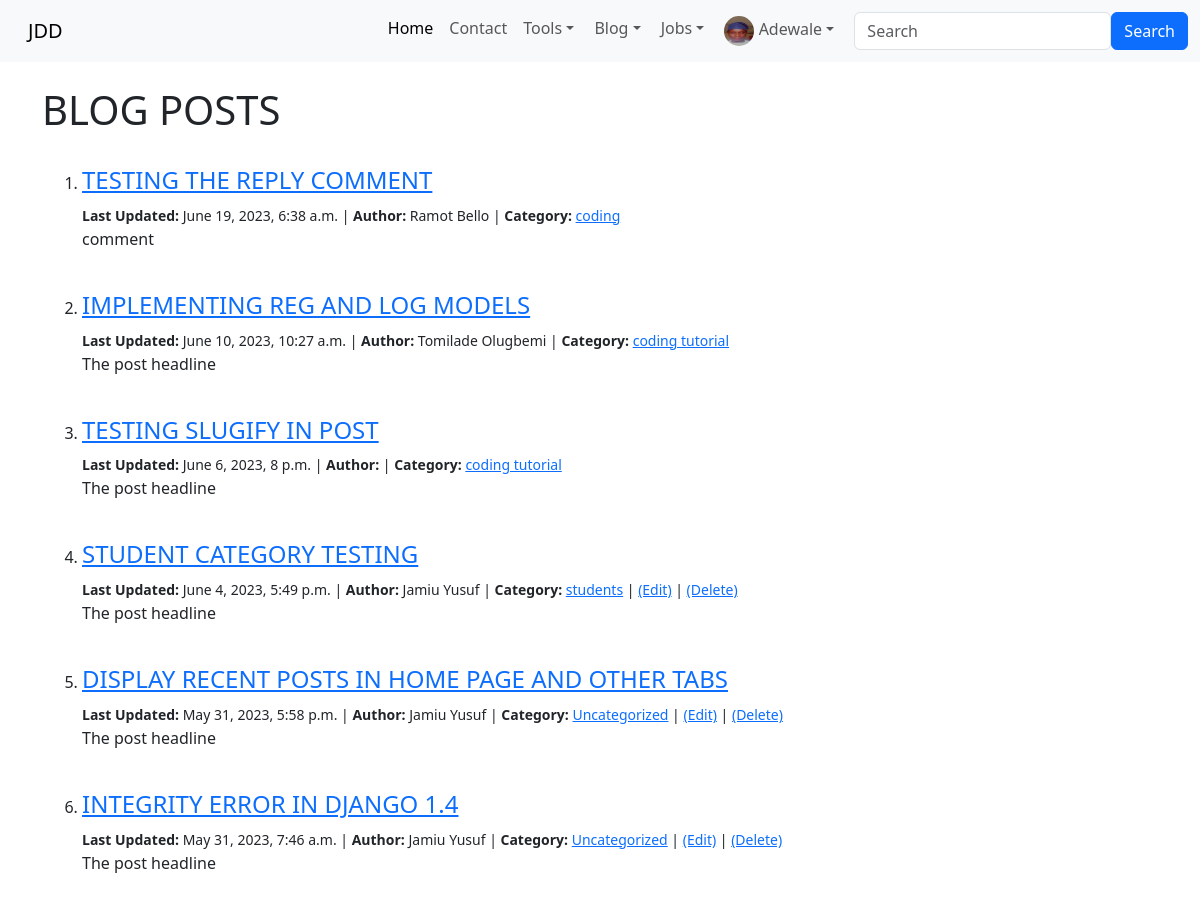
The page /blog/ (signed in, upper part) on the database as committed earlier.
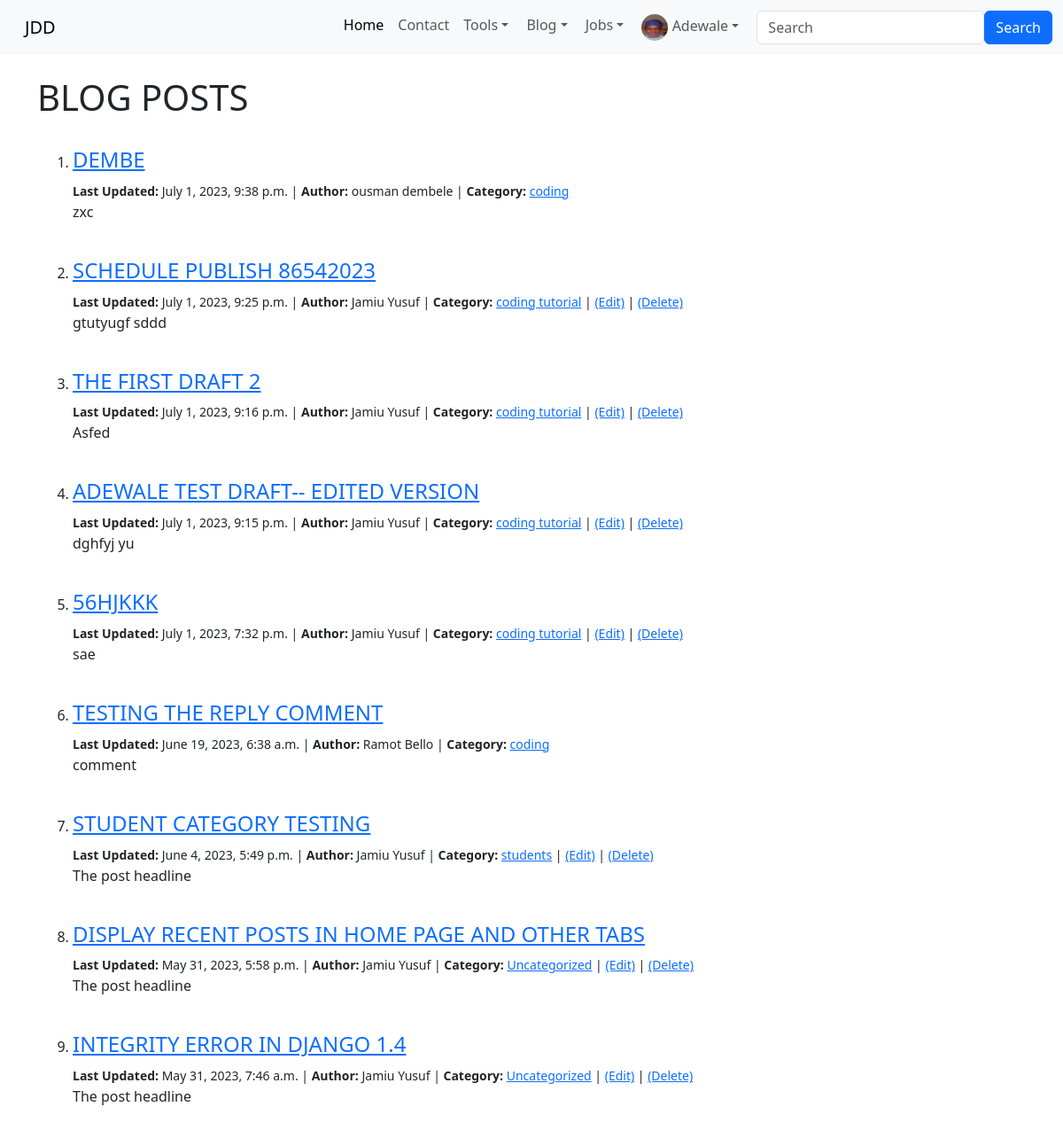
The same page on the database as committed later.
### index/models.py (models this page shows, shortened)
class BlogPost(models.Model):
    author = models.ForeignKey(User, on_delete=models.CASCADE)
    title = models.CharField(max_length=255, unique=True)
    date = models.DateTimeField(auto_now_add=True)
    category = models.CharField(max_length=150)
    content = RichTextField(blank=True, null=True, unique=True)
    headline = models.TextField(max_length=255)
    likes = models.ManyToManyField(User, related_name='blog_posts')

### index/views.py (the view)
# urls.py: path('blog/', BlogHomeView.as_view(), name="blog_list"),
class BlogHomeView(ListView):
    model = models.BlogPost
    template_name = 'home/blog_list.html'
    ordering = ['-date']

### index/templates/home/blog_list.html (shortened to what this page needs)
{% extends 'home/base.html' %}
{% block body %}
    <h1>BLOG POSTS</h1> <br>
        <ol>
        {% for blog in object_list %}
        <li>
           <h4><a href="{% url 'index:blog_details' blog.pk %}"> {{blog.title | upper}}</a></h4>
           {% if user.is_authenticated %}
                <small>
                   <b>Last Updated:</b>  {{blog.date}} | <b>Author: </b>
                        {{blog.author.first_name}} {{blog.author.last_name}} |
                   <b>Category:</b>  <a href="{% url 'index:category_list' blog.category %}">{{blog.category}}</a>
                {% if blog.author.id == user.id  %}
                    | <a href="{% url 'index:edit_post' blog.pk %}">(Edit)</a>
                    | <a href="{% url 'index:delete_post' blog.pk %}">(Delete)</a>
                {% endif %}
                </small>
                <p>
                       {{blog.headline | safe}}
                </p>
        {% endif %}
        </li> <br>
        {% empty %}
            <h2>No recent posts availabe at the moment....</h2>
        {% endfor %}
    </ol>
{% endblock %}

Rows that differ between the two databases and show on the page:
removed BlogPost: title "IMPLEMENTING REG AND LOG MODELS", date "June 10, 2023, 10:27 a.m.", author.first_name "Tomilade", author.last_name "Olugbemi", category "coding tutorial", headline "The post headline"
removed BlogPost: title "TESTING SLUGIFY IN POST", date "June 6, 2023, 8 p.m.", category "coding tutorial", headline "The post headline"
added BlogPost: title "DEMBE", date "July 1, 2023, 9:38 p.m.", author.first_name "ousman", author.last_name "dembele", category "coding", headline "zxc"
added BlogPost: title "SCHEDULE PUBLISH 86542023", date "July 1, 2023, 9:25 p.m.", author.first_name "Jamiu", author.last_name "Yusuf", category "coding tutorial", shows "(Edit)", headline "gtutyugf sddd"
added BlogPost: title "THE FIRST DRAFT 2", date "July 1, 2023, 9:16 p.m.", author.first_name "Jamiu", author.last_name "Yusuf", category "coding tutorial", shows "(Edit)", headline "Asfed"
added BlogPost: title "ADEWALE TEST DRAFT-- EDITED VERSION", date "July 1, 2023, 9:15 p.m.", author.first_name "Jamiu", author.last_name "Yusuf", category "coding tutorial", shows "(Edit)", headline "dghfyj yu"
added BlogPost: title "56HJKKK", date "July 1, 2023, 7:32 p.m.", author.first_name "Jamiu", author.last_name "Yusuf", category "coding tutorial", shows "(Edit)", headline "sae"
